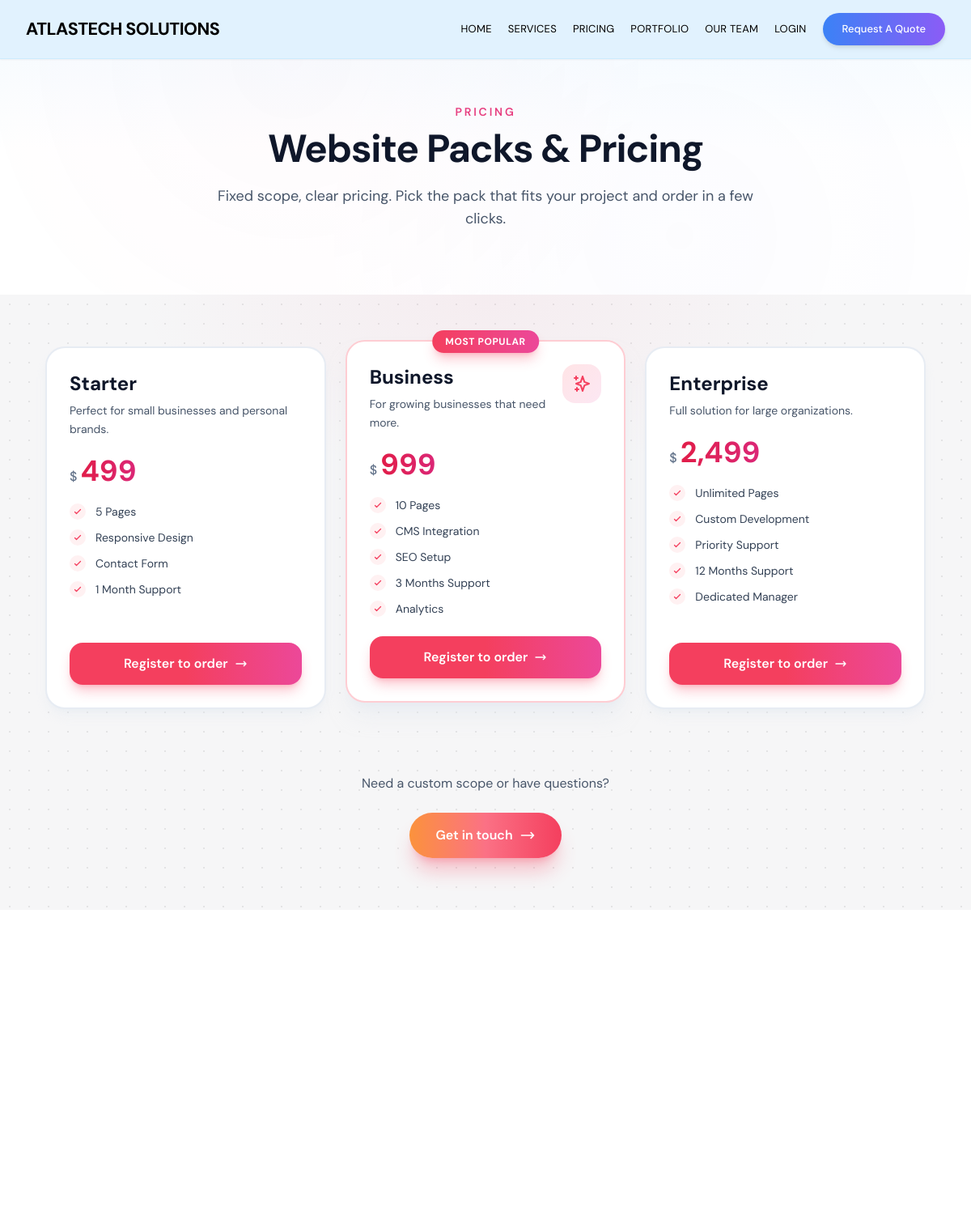
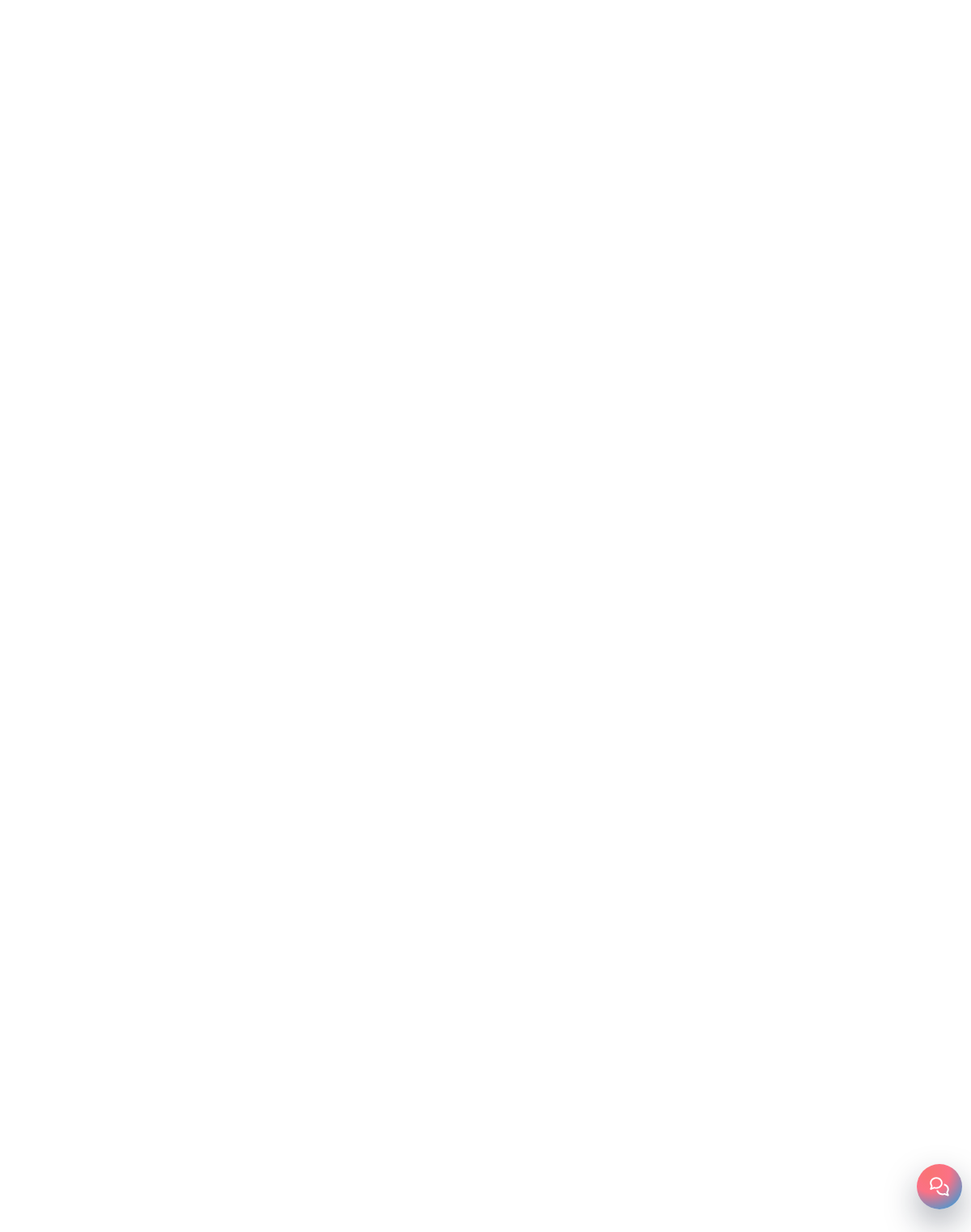
/packs, run on the app's committed database (2 pictures, top to bottom).
### tables this page shows
CREATE TABLE service_packs (
    id INT UNSIGNED AUTO_INCREMENT PRIMARY KEY,
    name VARCHAR(255) NOT NULL,
    slug VARCHAR(255) NOT NULL UNIQUE,
    description TEXT,
    price DECIMAL(10, 2) NOT NULL,
    features JSON DEFAULT NULL COMMENT 'List of feature strings',
    is_active TINYINT(1) NOT NULL DEFAULT 1,
    sort_order INT NOT NULL DEFAULT 0,
    created_at TIMESTAMP DEFAULT CURRENT_TIMESTAMP,
    updated_at TIMESTAMP DEFAULT CURRENT_TIMESTAMP ON UPDATE CURRENT_TIMESTAMP,
    INDEX idx_slug (slug),
    INDEX idx_active (is_active)
);

### app/Controllers/PageController.php (called while the page is built, shortened)
<?php
class PageController extends Controller
{
    public function packs(): void
    {
        $packs = ServicePack::all(true);
        $this->view('pages.packs', [
            'pageTitle' => 'Website Packs & Pricing',
            'navbar' => true,
            'footer' => true,
            'packs' => $packs,
        ]);
    }
}

### app/Core/Application.php (called while the page is built, shortened)
<?php
class Application
{
    private Router $router;
    public function __construct()
    {
        $this->config = require ROOT_PATH . '/config/app.php';
        $this->router = new Router();
    }
    public function run(): void
    {
        $this->router->dispatch();
    }
}

### public/index.php (called while the page is built, shortened)
<?php
$app = new App\Core\Application();
$app->run();

### app/Models/ServicePack.php (called while the page is built, shortened)
<?php
class ServicePack
{
    public static function all(bool $activeOnly = false): array
    {
        $db = Database::getInstance();
        $sql = 'SELECT * FROM service_packs';
        if ($activeOnly) {
            $sql .= ' WHERE is_active = 1';
        }
        $sql .= ' ORDER BY sort_order ASC, id ASC';
        $stmt = $db->prepare($sql);
        $stmt->execute();
        $rows = $stmt->fetchAll();
        return $rows;
    }
}

### helpers.php (called while the page is built, shortened)
<?php
if (!function_exists('base_url')) {
    function base_url(string $path = ''): string
    {
	$base = rtrim($GLOBALS['config']['url'] ?? '', '/');
        $path = ltrim($path, '/');
        return $path ? $base . '/' . $path : $base;
    }
}
if (!function_exists('auth')) {
    function auth(): ?array
    {
        if (empty($_SESSION['user_id'])) {
            return null;
        }
        return [
            'id' => (int) $_SESSION['user_id'],
            'email' => $_SESSION['email'] ?? '',
            'full_name' => $_SESSION['full_name'] ?? '',
            'role' => $_SESSION['role'] ?? 'client',
        ];
    }
}

### resources/views/pages/packs.php (the view, shortened to what this page needs)
<?php
$packs = $packs ?? [];
?>
<div class="min-h-screen bg-white">
    <section class="relative pt-28 pb-16 lg:pt-32 lg:pb-20 overflow-hidden bg-gradient-to-b from-sky-50/80 via-white to-white">
        <div class="absolute inset-0 pointer-events-none opacity-40" style="background-image: radial-gradient(circle at 30% 20%, rgba(224,78,142,0.06) 0%, transparent 50%), radial-gradient(circle at 70% 80%, rgba(99,102,241,0.05) 0%, transparent 50%);"></div>
        <div class="relative max-w-5xl mx-auto px-4 sm:px-6 lg:px-8 text-center">
            <p class="text-sm font-semibold uppercase tracking-[0.2em] mb-3" style="color: #E73F80;">Pricing</p>
            <h1 class="text-4xl lg:text-5xl xl:text-6xl font-bold text-[#0f172a] tracking-tight">Website Packs &amp; Pricing</h1>
            <p class="mt-5 text-lg text-slate-600 max-w-2xl mx-auto">Fixed scope, clear pricing. Pick the pack that fits your project and order in a few clicks.</p>
        </div>
    </section>
    <section class="relative py-12 lg:py-16" style="background-color: #f6f6f7; background-image: radial-gradient(circle, rgba(0,0,0,0.08) 1px, transparent 1px); background-size: 24px 24px;">
        <div class="relative max-w-6xl mx-auto px-4 sm:px-6 lg:px-8">
            <?php if (empty($packs)): ?>
            <div class="text-center py-16">
                <p class="text-slate-600">No packs available at the moment. Check back soon.</p>
                <a href="<?= base_url('contact') ?>" class="mt-6 inline-flex items-center gap-2 px-6 py-3 rounded-full font-semibold text-[#E04E8E] hover:underline">Get in touch</a>
            </div>
            <?php else: ?>
            <div class="grid md:grid-cols-3 gap-5 lg:gap-6 items-stretch">
                <?php $pack_index = 0; foreach ($packs as $pack): $is_popular = (count($packs) >= 2 && $pack_index === 1); $pack_index++; ?>
                <div id="pack-<?= (int)$pack['id'] ?>" class="group relative flex flex-col <?= $is_popular ? 'md:-mt-2 md:mb-2' : '' ?> scroll-mt-28">
                    <?php if ($is_popular): ?>
                    <div class="absolute -top-3 left-1/2 -translate-x-1/2 z-10 px-4 py-1.5 rounded-full bg-gradient-to-r from-rose-500 to-pink-500 text-white text-xs font-bold uppercase tracking-wider shadow-lg shadow-rose-500/30">Most Popular</div>
                    <?php endif; ?>
                    <div class="flex-1 rounded-3xl border-2 <?= $is_popular ? 'border-rose-200 bg-white shadow-xl shadow-slate-200/50 shadow-rose-500/5' : 'border-slate-200/80 bg-white shadow-lg shadow-slate-200/40' ?> p-6 lg:p-7 flex flex-col transition-all duration-300 hover:shadow-2xl hover:shadow-slate-300/30 <?= $is_popular ? 'hover:border-rose-300 hover:shadow-rose-500/10' : 'hover:border-slate-300' ?>">
                        <div class="flex items-start justify-between gap-4">
                            <div>
                                <h2 class="text-xl lg:text-2xl font-bold text-[#0f172a]"><?= htmlspecialchars($pack['name']) ?></h2>
                                <p class="mt-1.5 text-slate-600 text-sm leading-relaxed"><?= htmlspecialchars($pack['description']) ?></p>
                            </div>
                            <?php if ($is_popular): ?>
                            <div class="flex-shrink-0 w-12 h-12 rounded-2xl bg-gradient-to-br from-rose-100 to-pink-100 flex items-center justify-center">
                                <svg class="w-6 h-6 text-rose-500" fill="none" stroke="currentColor" viewBox="0 0 24 24"><path stroke-linecap="round" stroke-linejoin="round" stroke-width="2" d="M5 3v4M3 5h4M6 17v4m-2-2h4m5-16l2.286 6.857L21 12l-5.714 2.143L13 21l-2.286-6.857L5 12l5.714-2.143L13 3z"/></svg>
                            </div>
                            <?php endif; ?>
                        </div>
                        <div class="mt-5 flex items-baseline gap-1">
                            <span class="text-slate-500 text-base font-medium">$</span>
                            <span class="text-3xl lg:text-4xl font-bold bg-gradient-to-r from-rose-600 to-pink-600 bg-clip-text text-transparent"><?= number_format((float)$pack['price'], 0) ?></span>
                        </div>
                        <ul class="mt-5 space-y-3 flex-1">
                            <?php foreach ($pack['features'] ?? [] as $f): ?>
                            <li class="flex items-center gap-3 text-slate-700">
                                <span class="flex-shrink-0 w-5 h-5 rounded-full bg-rose-50 flex items-center justify-center">
                                    <svg class="w-3 h-3 text-rose-500" fill="none" stroke="currentColor" viewBox="0 0 24 24"><path stroke-linecap="round" stroke-linejoin="round" stroke-width="2.5" d="M5 13l4 4L19 7"/></svg>
                                </span>
                                <span class="text-sm"><?= htmlspecialchars($f) ?></span>
                            </li>
                            <?php endforeach; ?>
                        </ul>
                        <?php $user = auth(); if ($user): ?>
                        <form action="<?= base_url('order/initiate') ?>" method="POST" class="mt-6 space-y-4" enctype="multipart/form-data" data-recaptcha-action="order">
                            <?= csrf_field() ?>
                            <?= recaptcha_field() ?>
                            <input type="hidden" name="pack_id" value="<?= (int)$pack['id'] ?>">
                            <div class="space-y-2 text-left">
                                <label class="block text-sm font-medium text-slate-700">Project notes (optional)</label>
                                <textarea name="notes" rows="2" class="block w-full rounded-xl border border-slate-200 px-4 py-2.5 text-sm focus:border-[#E04E8E] focus:ring-2 focus:ring-rose-500/20 transition" placeholder="Brief description"></textarea>
                            </div>
                            <div class="space-y-2 text-left">
                                <label class="block text-sm font-medium text-slate-700">Upload requirements (optional)</label>
                                <input type="file" name="requirements_file" accept=".pdf,.doc,.docx,.txt,.zip" class="block w-full text-sm text-slate-600 file:mr-4 file:py-2 file:px-4 file:rounded-lg file:border-0 file:bg-rose-50 file:text-rose-700 file:font-medium">
                            </div>
                            <button type="submit" class="w-full inline-flex justify-center items-center gap-2 px-5 py-3.5 rounded-2xl font-semibold text-white bg-gradient-to-r from-rose-500 via-rose-500 to-pink-500 shadow-lg shadow-rose-500/30 hover:shadow-xl hover:shadow-rose-500/40 hover:scale-[1.02] active:scale-[0.98] transition-all duration-200">
                                Order now
                                <svg class="w-4 h-4" fill="none" stroke="currentColor" viewBox="0 0 24 24"><path stroke-linecap="round" stroke-linejoin="round" stroke-width="2" d="M17 8l4 4m0 0l-4 4m4-4H3"/></svg>
                            </button>
                        </form>
                        <?php else: ?>
                        <a href="<?= base_url('register') ?>" class="mt-6 w-full inline-flex justify-center items-center gap-2 px-5 py-3.5 rounded-2xl font-semibold text-white bg-gradient-to-r from-rose-500 via-rose-500 to-pink-500 shadow-lg shadow-rose-500/30 hover:shadow-xl hover:shadow-rose-500/40 hover:scale-[1.02] active:scale-[0.98] transition-all duration-200">
                            Register to order
                            <svg class="w-4 h-4" fill="none" stroke="currentColor" viewBox="0 0 24 24"><path stroke-linecap="round" stroke-linejoin="round" stroke-width="2" d="M17 8l4 4m0 0l-4 4m4-4H3"/></svg>
                        </a>
                        <?php endif; ?>
                    </div>
                </div>
                <?php endforeach; ?>
            </div>
            <div class="mt-16 lg:mt-20 text-center">
                <p class="text-slate-600 mb-6">Need a custom scope or have questions?</p>
                <a href="<?= base_url('contact') ?>" class="inline-flex items-center gap-2 px-8 py-4 rounded-full font-semibold bg-gradient-to-r from-orange-400 via-rose-400 to-rose-500 text-white shadow-xl shadow-rose-500/30 hover:shadow-rose-500/40 hover:scale-[1.02] transition-all duration-300">
                    Get in touch
                    <svg class="w-5 h-5" fill="none" stroke="currentColor" viewBox="0 0 24 24"><path stroke-linecap="round" stroke-linejoin="round" stroke-width="2" d="M17 8l4 4m0 0l-4 4m4-4H3"/></svg>
                </a>
            </div>
            <?php endif; ?>
        </div>
    </section>
</div>
<?php
require ROOT_PATH . '/resources/views/layouts/app.php';

### app/Core/Router.php (shortened to what this page needs)
<?php
class Router
{
    private array $routes = [];
    private function add(string $method, string $path, $handler, array $middleware): self
    {
        $this->routes[] = [
            'method' => $method,
            'path' => $path,
            'handler' => $handler,
            'middleware' => $middleware,
        ];
        return $this;
    }
    public function dispatch(): void
    {
        $method = $_SERVER['REQUEST_METHOD'] ?? 'GET';
        $uri = parse_url($_SERVER['REQUEST_URI'] ?? '/', PHP_URL_PATH);
        $uri = '/' . trim($uri, '/');
        foreach ($this->routes as $route) {
            $pattern = $this->pathToRegex($route['path']);
            if ($route['method'] === $method && preg_match($pattern, $uri, $matches)) {
                array_shift($matches);
                $params = $matches;
                $handler = $route['handler'];
                $request = new Request();
                if (is_array($handler)) {
                    $controller = new $handler[0]();
                    $method = new \ReflectionMethod($controller, $handler[1]);
                    $args = [];
                    $method->invokeArgs($controller, $args);
                } else {
                    call_user_func_array($handler, array_merge([$request], $params));
                }
                return;
            }
        }
    }
    private function pathToRegex(string $path): string
    {
        $path = preg_replace('/\{([a-zA-Z_]+)\}/', '([^/]+)', $path);
        return '#^' . $path . '$#';
    }
}

### data on the page
service_packs: name "Starter", description "Perfect for small businesses and personal brands.", f "5 Pages", f "Responsive Design", f "Contact Form", f "1 Month Support"
service_packs: shows "MOST POPULAR", name "Business", description "For growing businesses that need more.", f "10 Pages", f "CMS Integration", f "SEO Setup", f "3 Months Support", f "Analytics"
service_packs: name "Enterprise", description "Full solution for large organizations.", f "Unlimited Pages", f "Custom Development", f "Priority Support", f "12 Months Support", f "Dedicated Manager"
